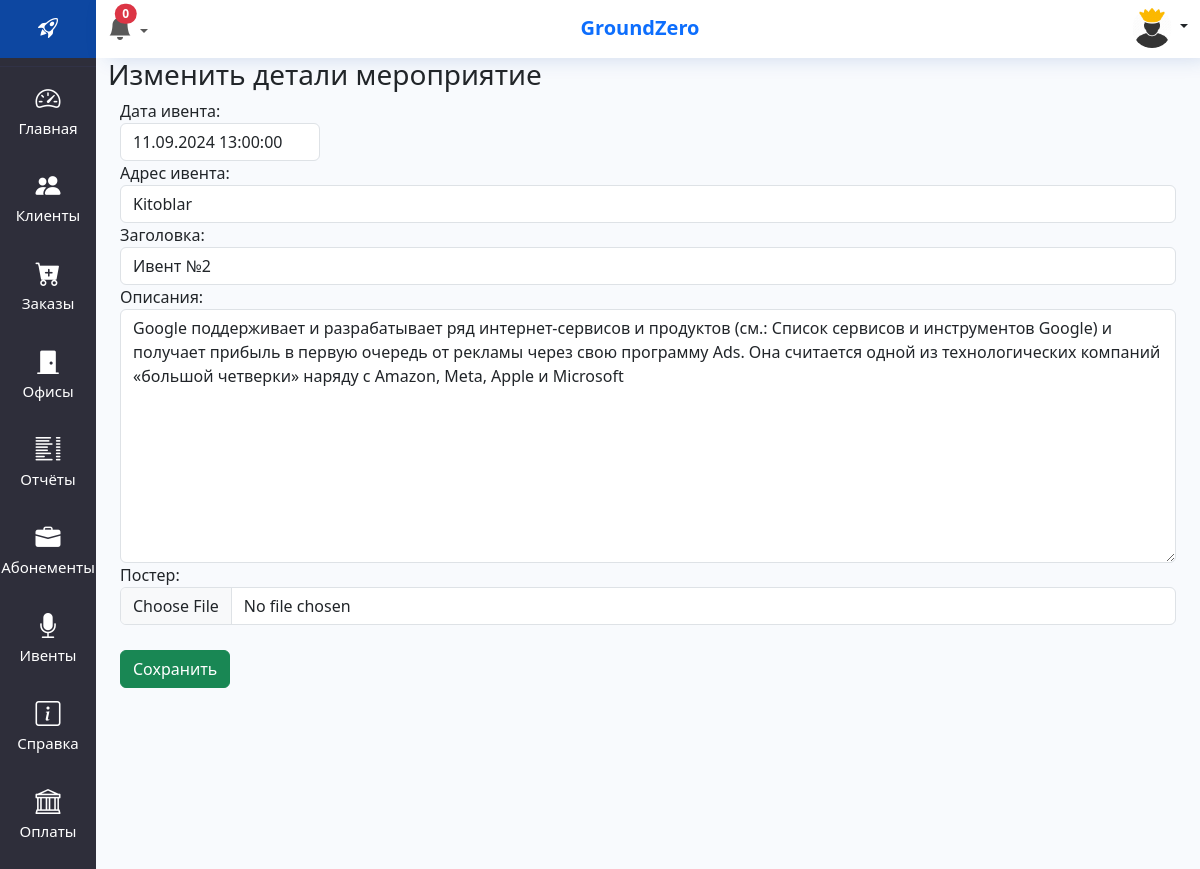
/event/14/ (signed in), run on an earlier commit of the app's database.
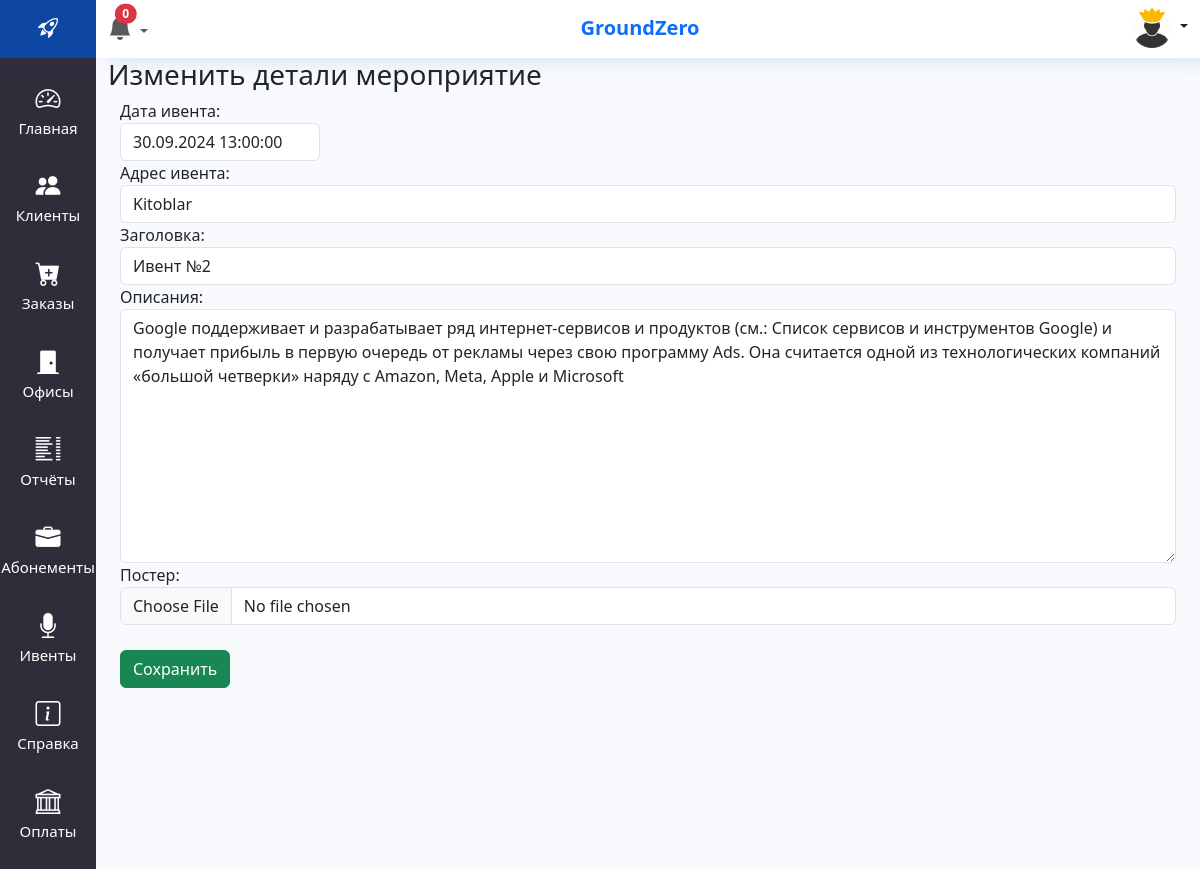
And on a later commit of the database.
### crm/models.py (models this page shows, shortened)
class Events(models.Model):
    EVENT_STATUS = [('EXPECTED', 'ОЖИДАЕТСЯ '), ('COMPLETED', 'ЗАВЕРШЕН')]
    created_at = models.DateTimeField(auto_now_add=True)
    event_start_date = models.DateTimeField(verbose_name='Дата ивента')
    event_locate = models.ForeignKey(Filial, on_delete=models.PROTECT, verbose_name='Адрес ивента')
    title = models.TextField(max_length=255, verbose_name='Заголовка')
    event_description = models.TextField(verbose_name='Описания')
    image = models.ImageField(upload_to='images/', verbose_name='Постер', blank=True, null=True)
    status = models.CharField(choices=EVENT_STATUS, max_length=15, verbose_name="Статус ивента",
                              default="ОЖИДАЕТСЯ")
    class Meta:
        verbose_name = 'Мероприятия'
        verbose_name_plural = 'Мероприятии'

### crm/views.py (the view)
# urls.py: path('event/<int:pk>/', eventDetail, name='event_detail'),
def eventDetail(request, pk):
    event = Events.objects.get(pk=pk)
    event_members = EventMembers.objects.filter(event=event.pk)
    if request.method == 'POST':
        form = EventEditForm(request.POST, request.FILES, instance=event)
        if form.is_valid():
            form.save()
            return redirect('event_list')
        else:
            context = {'form': form}
            return render(request, 'crm/eventsDetail.html', context=context)
    else:
        form = EventEditForm(instance=event)
        context = {'form': form, "event_members": event_members}
        return render(request, 'crm/eventsDetail.html', context=context)

### crm/forms.py
class EventEditForm(forms.ModelForm):
    class Meta:
        model = Events
        fields = [
                  'event_start_date',
                  'event_locate',
                  'title',
                  'event_description',
                  'image']
        widgets = {
            'event_start_date': forms.DateTimeInput(
                attrs={"class": 'form-control', 'style': 'width:200px'}),
            'event_locate': forms.Select(attrs={
                'class': 'form-control',
            }),
            'title': forms.TextInput(attrs={
                'class': 'form-control',
            }),
            'event_description': forms.Textarea(attrs={
                'class': 'form-control'
            }),
            'image': forms.FileInput(attrs={
                'class': 'form-control '
            })
        }

### crm/models.py (called while the page is built)
    def __str__(self):
        return self.title

### crm/templates/crm/eventsDetail.html (shortened to what this page needs)
{% extends 'base.html' %}
{% block main %}
<h3>Изменить детали мероприятие</h3>
<div class="container">
<form method="post" enctype="multipart/form-data">
    {{form}}
    <button type="submit" class="btn btn-success" style="margin-top:25px">Сохранить</button>
</form>
</div>
{% endblock main %}

What changed in the data, as far as the page shows it:
changed Events "Kitoblar": event_start_date "11.09.2024 13:00:00" → "30.09.2024 13:00:00"
